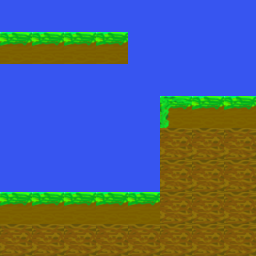

Rendered tile map (Tiled .tmx) drawn with the repository's tilesets; below, a short description and the map source with its tile grids summarised:
An orthogonal 8x8 tile map with 32x32 px tiles, 2 tile layers (ground, background) and 4 objects.

<map version="1.0.0" orientation="orthogonal" renderorder="right-down" width="8" height="8" tilewidth="32" tileheight="32" nextobjectid="11">
 <tileset firstgid="1" source="test-tileset.tsx" />
 <layer name="ground" width="8" height="8">
  <data>[64 cells, 29 non-empty, 3 distinct tile ids]</data>
 </layer>
 <layer name="background" width="8" height="8">
  <data>[64 cells, 35 non-empty, 1 distinct tile ids]</data>
 </layer>
 <objectgroup name="ground">
  <object id="7" x="0" y="192" width="256" height="64" />
  <object id="8" x="160" y="96" width="96" height="128" />
  <object id="9" x="0" y="32" width="128" height="32" />
  <object id="10" x="426" y="115" />
 </objectgroup>
</map>